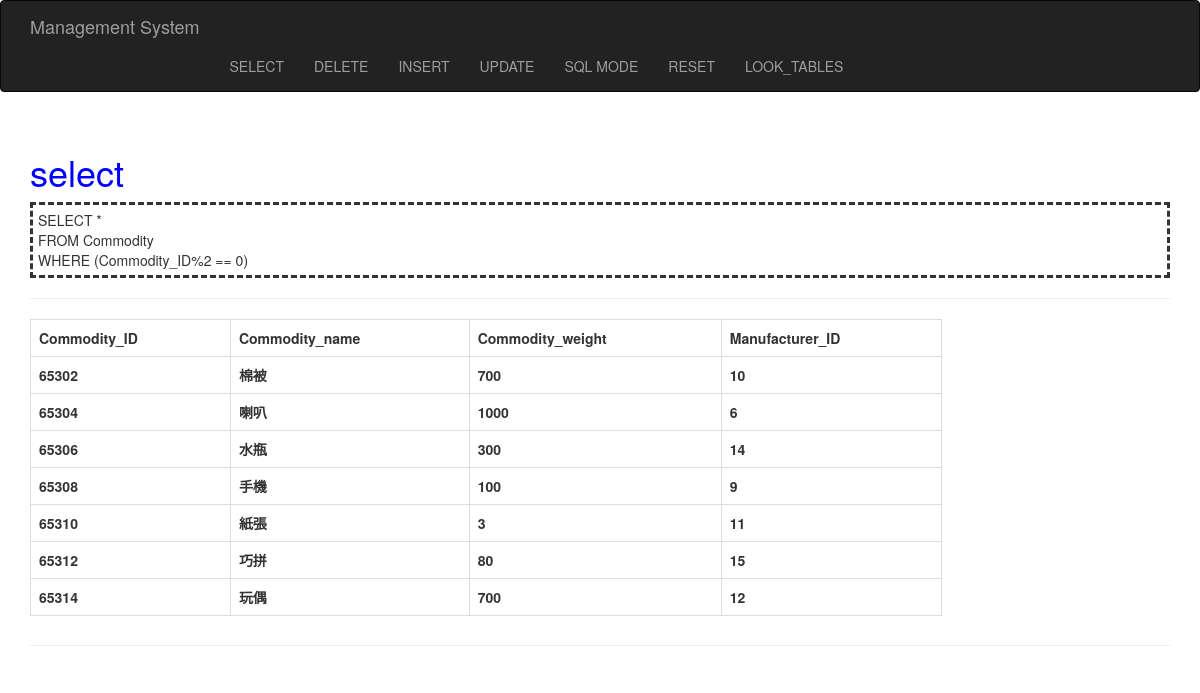
Screenshot of /select/select with the database file from the repository.
### tables this page shows
CREATE TABLE Commodity(
	Commodity_ID INTEGER PRIMARY KEY,
	Commodity_name TEXT NOT NULL,
	Commodity_weight INTEGER NOT NULL,
	Manufacturer_ID INTEGER NOT NULL,
	FOREIGN KEY (Manufacturer_ID) REFERENCES Manufacturer (Manufacturer_ID)
);

### dbms/button.py (the view)
@bp.route('/select/<advance>')
def select_btn(advance):
    query_collection = dict()
    query_collection['select'] = ["SELECT *", "FROM Commodity", "WHERE (Commodity_ID%2 == 0)"]
    query_collection['in'] = ["SELECT Commodity_name, Retailer_name, Commodity_price", "FROM Commodity, Sell, Retailer", "WHERE Commodity.Commodity_ID=Sell.Commodity_ID AND Sell.Retailer_ID=Retailer.Retailer_ID AND", "Commodity.Commodity_ID IN ( SELECT Sell.Commodity_ID FROM Sell )"]
    query_collection['not_in'] = ["SELECT Commodity_name", "FROM Commodity", "WHERE Commodity_ID NOT IN ( SELECT Sell.Commodity_ID", "FROM Sell )"]
    query_collection['exists'] = ["SELECT Manufacturer_name, Commodity_ID, amount", "FROM Manufacturer", "WHERE EXISTS ( SELECT * FROM Commodity WHERE Manufacturer.Commodity_ID=Commodity.Commodity_ID)", "ORDER BY Commodity_ID"]
    query_collection['not_exists'] = ["SELECT Commodity_name", "FROM Commodity", "WHERE NOT EXISTS ( SELECT * FROM Manufacturer WHERE Manufacturer.Commodity_ID=Commodity.Commodity_ID )"]
    query_collection['count'] = ["SELECT count(Commodity_weight)", "FROM Commodity", "WHERE (Commodity_ID%2 == 1)"]
    query_collection['sum'] = ["SELECT sum(Commodity_weight)", "FROM Commodity"]
    query_collection['max'] = ["SELECT max(Commodity_weight)", "FROM Commodity"]
    query_collection['min'] = ["SELECT min(Commodity_weight)", "FROM Commodity"]
    query_collection['avg'] = ["SELECT Manufacturer_ID, avg(Commodity_weight)", "FROM Commodity", "GROUP BY Manufacturer_ID", "ORDER BY avg(Commodity_weight)"]
    query_collection['having'] = ["SELECT Manufacturer_ID, avg(Commodity_weight), sum(Commodity_weight)", "FROM Commodity", "GROUP BY Manufacturer_ID", "HAVING COUNT(Manufacturer_ID)>1"]
    db = get_db()
    sql = query_collection[advance]
    content = db.execute(
        " ".join(sql)
    ).fetchall()
    print(content)
    return render_template('select.html', advance=advance, sql=sql, content=content)

### dbms/db.py (called while the page is built)
def get_db():
    if 'db' not in g:
        g.db = sqlite3.connect(
            current_app.config['DATABASE'],
            detect_types=sqlite3.PARSE_DECLTYPES
        )
        g.db.row_factory = sqlite3.Row
    return g.db

### dbms/templates/select.html (shortened to what this page needs)
{% extends "base.html" %}
{% block page_content %}
<div class="page-header">
	<h1><font color="blue">{{ advance }}</font></h1>
	<div class="sqlstyle">
	{% for query_slice in sql %}
		<div>{{ query_slice }}</div>
	{% endfor %}
	</div>
	<hr>
	<table class="table-hover table-bordered table" style="width: 80%;">
		<tr>
			{% if content %}
				{% for key in content[0].keys() %}
					<th>{{ key }}</th>
				{% endfor %}
			{% endif %}
		</tr>
		{% if content %}
			{% for row in content %}
				<tr>
				{% for key in content[0].keys() %}
				<th>{{ row[key] }}</th>
				{% endfor %}
				</tr>
			{% endfor %}
		{% endif %}
	</table>
</div>
{% endblock %}

### dbms/static/my.css (style rules this page uses)
.sqlstyle { border-style : dashed; padding: 5px; }

### rows the page displays
Commodity: Commodity_ID "65302" "棉被" "700" "10"
Commodity: Commodity_ID "65304" "喇叭" "1000" "6"
Commodity: Commodity_ID "65306" "水瓶" "300" "14"
Commodity: Commodity_ID "65308" "手機" "100" "9"
Commodity: Commodity_ID "65310" "紙張" "3" "11"
Commodity: Commodity_ID "65312" "巧拼" "80" "15"
Commodity: Commodity_ID "65314" "玩偶" "700" "12"

### other values shown
{{ advance }} "select"
{{ query_slice }} "SELECT *" "FROM Commodity" "WHERE (Commodity_ID%2 == 0)"
{{ key }} "Commodity_ID" "Commodity_name" "Commodity_weight" "Manufacturer_ID"
